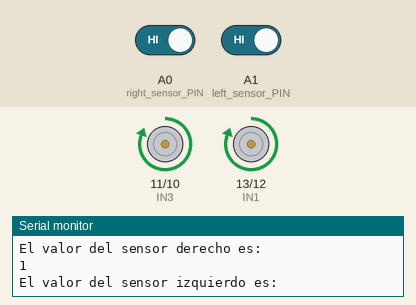
Simulated run of this sketch. Board: Arduino Uno, built with avr-gcc and run on an emulated ATmega328P. Shown: motor-driver pin pairs drawn as motors (green arrow = first pin HIGH = forward, orange = second pin HIGH = backward, longer = more drive), the last lines printed to the serial monitor. The test bench sets the inputs (shaded band); at power-on: A0 (right_sensor_PIN) HIGH, A1 (left_sensor_PIN) HIGH.

Above: at 1.2 s.
1.3 s: A0 (right_sensor_PIN) driven LOW
At 2.4 s:
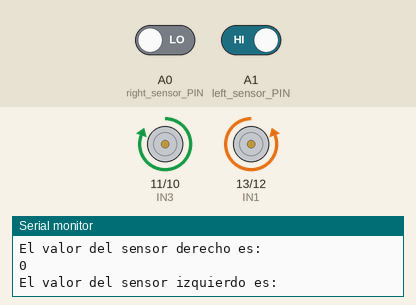
2.9 s: A1 (left_sensor_PIN) driven LOW
At 3.8 s:
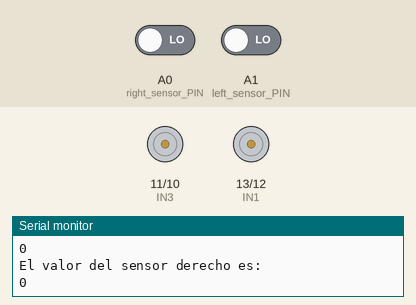
5.9 s: A0 (right_sensor_PIN) driven HIGH
At 8.0 s:
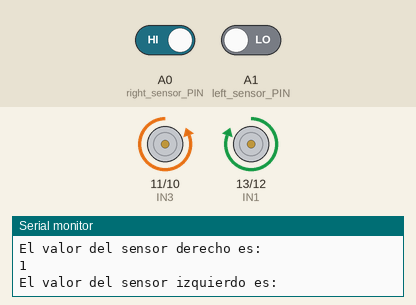
8.5 s: A1 (left_sensor_PIN) driven HIGH
At 9.7 s:
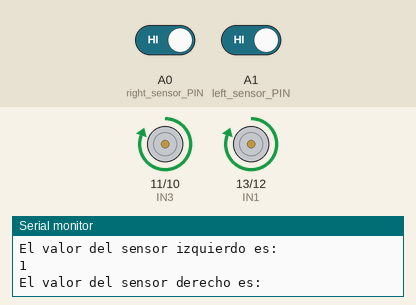
Timing chart, 0 to 11.5 s (numbered marks = the images above; inputs shaded):
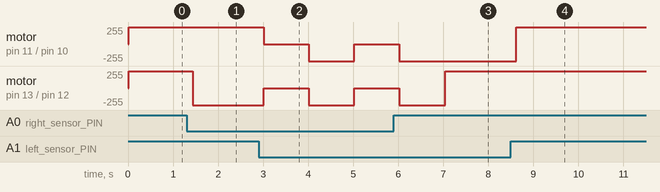

Measured:
- after the input at 1.3 s, motor on pin 13 (IN1) / pin 12 (IN2): forward 255/255 → backward 255/255 after 0.13 s
- after the input at 2.9 s, motor on pin 11 (IN3) / pin 10 (IN4): forward 255/255 → stopped after 0.12 s, → backward 255/255 1.0 s later, → stopped 1.0 s later; motor on pin 13 (IN1) / pin 12 (IN2): backward 255/255 → stopped after 0.12 s, → backward 255/255 1.0 s later, → stopped 1.0 s later
- after the input at 5.9 s, motor on pin 11 (IN3) / pin 10 (IN4): goes on until 6.0 s, then stays backward 255/255
- after the input at 8.5 s, motor on pin 11 (IN3) / pin 10 (IN4): backward 255/255 → forward 255/255 after 0.12 s

The sketch:

automata.ino
```cpp
//                      ##                                  ##
//                      ##                                  ##
//   ####    ##  ##    #####    ####    ##  ##    ####     #####    ####
//      ##   ##  ##     ##     ##  ##   #######      ##     ##         ##
//   #####   ##  ##     ##     ##  ##   ## # ##   #####     ##      #####
//  ##  ##   ##  ##     ## ##  ##  ##   ##   ##  ##  ##     ## ##  ##  ##
//   #####    ######     ###    ####    ##   ##   #####      ###    #####

// Motor izquierdo
const int IN1 = 13;
const int IN2 = 12;

// Motor derecho
const int IN3 = 11;
const int IN4 = 10;

int left_sensor;
int right_sensor;
const int left_sensor_PIN = A1;
const int right_sensor_PIN = A0;

void setup() {
  pinMode (IN1, OUTPUT);
  pinMode (IN2, OUTPUT);
  pinMode (IN3, OUTPUT);
  pinMode (IN4, OUTPUT);
  pinMode(left_sensor_PIN, INPUT);
  pinMode(right_sensor_PIN, INPUT);

  Serial.begin(9600);
}

void loop() {

  sensor_reading_IR();

  if (left_sensor == 0 && right_sensor == 0) {
    stop_robot();
    delay(1000);
    reverse_robot();
    delay(1000);
  }
  if (left_sensor == 0 && right_sensor == 1) {
    robot_right();
  }
  if (left_sensor == 1 && right_sensor == 0) {
   robot_left();
  }
  if (left_sensor == 1 && right_sensor == 1) {
    forward_robot();
  }

}

void sensor_reading_IR()
{
  left_sensor = digitalRead(left_sensor_PIN); // Almacena la lectura del sensor izquierdo
  right_sensor = digitalRead(right_sensor_PIN); // Almacena la lectura del sensor derecho

  Serial.println("El valor del sensor izquierdo es: ");
  Serial.println(left_sensor);

  Serial.println("El valor del sensor derecho es: ");
  Serial.println(right_sensor);

}

void forward_robot() {
  digitalWrite (IN1, HIGH);
  digitalWrite (IN2, LOW);

  digitalWrite (IN3, HIGH);
  digitalWrite (IN4, LOW);
}

void reverse_robot() {
  digitalWrite (IN1, LOW);
  digitalWrite (IN2, HIGH);

  digitalWrite (IN3, LOW);
  digitalWrite (IN4, HIGH);
}

void robot_right() {
  digitalWrite (IN1, HIGH);
  digitalWrite (IN2, LOW);

  digitalWrite (IN3, LOW);
  digitalWrite (IN4, HIGH);
}

void robot_left () {
  digitalWrite (IN1, LOW);
  digitalWrite (IN2, HIGH);

  digitalWrite (IN3, HIGH);
  digitalWrite (IN4, LOW);
}

void stop_robot() {
  digitalWrite (IN1, LOW);
  digitalWrite (IN2, LOW);

  digitalWrite (IN3, LOW);
  digitalWrite (IN4, LOW);
}
```
